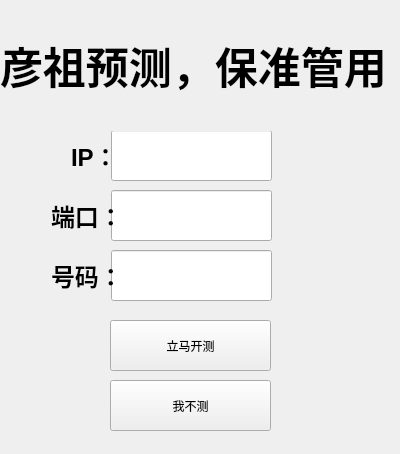
<?xml version="1.0" encoding="UTF-8"?>
<ui version="4.0">
 <class>login</class>
 <widget class="QWidget" name="login">
  <property name="geometry">
   <rect>
    <x>0</x>
    <y>0</y>
    <width>400</width>
    <height>454</height>
   </rect>
  </property>
  <property name="windowTitle">
   <string>Form</string>
  </property>
  <property name="windowIcon">
   <iconset resource="img.qrc">
    <normaloff>:/img/tb.png</normaloff>:/img/tb.png</iconset>
  </property>
  <widget class="QLineEdit" name="ip">
   <property name="geometry">
    <rect>
     <x>111</x>
     <y>130</y>
     <width>161</width>
     <height>51</height>
    </rect>
   </property>
  </widget>
  <widget class="QLineEdit" name="port">
   <property name="geometry">
    <rect>
     <x>111</x>
     <y>190</y>
     <width>161</width>
     <height>51</height>
    </rect>
   </property>
  </widget>
  <widget class="QPushButton" name="log">
   <property name="geometry">
    <rect>
     <x>110</x>
     <y>320</y>
     <width>161</width>
     <height>51</height>
    </rect>
   </property>
   <property name="text">
    <string>立马开测</string>
   </property>
  </widget>
  <widget class="QPushButton" name="clo">
   <property name="geometry">
    <rect>
     <x>110</x>
     <y>380</y>
     <width>161</width>
     <height>51</height>
    </rect>
   </property>
   <property name="text">
    <string>我不测</string>
   </property>
  </widget>
  <widget class="QLabel" name="label">
   <property name="geometry">
    <rect>
     <x>71</x>
     <y>140</y>
     <width>91</width>
     <height>31</height>
    </rect>
   </property>
   <property name="font">
    <font>
     <pointsize>18</pointsize>
     <weight>75</weight>
     <bold>true</bold>
    </font>
   </property>
   <property name="text">
    <string>IP：</string>
   </property>
  </widget>
  <widget class="QLabel" name="label_2">
   <property name="geometry">
    <rect>
     <x>51</x>
     <y>200</y>
     <width>71</width>
     <height>31</height>
    </rect>
   </property>
   <property name="font">
    <font>
     <pointsize>18</pointsize>
     <weight>75</weight>
     <bold>true</bold>
    </font>
   </property>
   <property name="text">
    <string>端口：</string>
   </property>
  </widget>
  <widget class="QLineEdit" name="num">
   <property name="geometry">
    <rect>
     <x>111</x>
     <y>250</y>
     <width>161</width>
     <height>51</height>
    </rect>
   </property>
  </widget>
  <widget class="QLabel" name="label_3">
   <property name="geometry">
    <rect>
     <x>51</x>
     <y>260</y>
     <width>81</width>
     <height>31</height>
    </rect>
   </property>
   <property name="font">
    <font>
     <pointsize>18</pointsize>
     <weight>75</weight>
     <bold>true</bold>
    </font>
   </property>
   <property name="text">
    <string>号码：</string>
   </property>
  </widget>
  <widget class="QLabel" name="label_4">
   <property name="geometry">
    <rect>
     <x>0</x>
     <y>0</y>
     <width>411</width>
     <height>131</height>
    </rect>
   </property>
   <property name="font">
    <font>
     <pointsize>32</pointsize>
     <weight>75</weight>
     <bold>true</bold>
    </font>
   </property>
   <property name="autoFillBackground">
    <bool>true</bool>
   </property>
   <property name="text">
    <string>彦祖预测，保准管用</string>
   </property>
  </widget>
 </widget>
 <resources>
  <include location="img.qrc"/>
 </resources>
 <connections/>
</ui>
